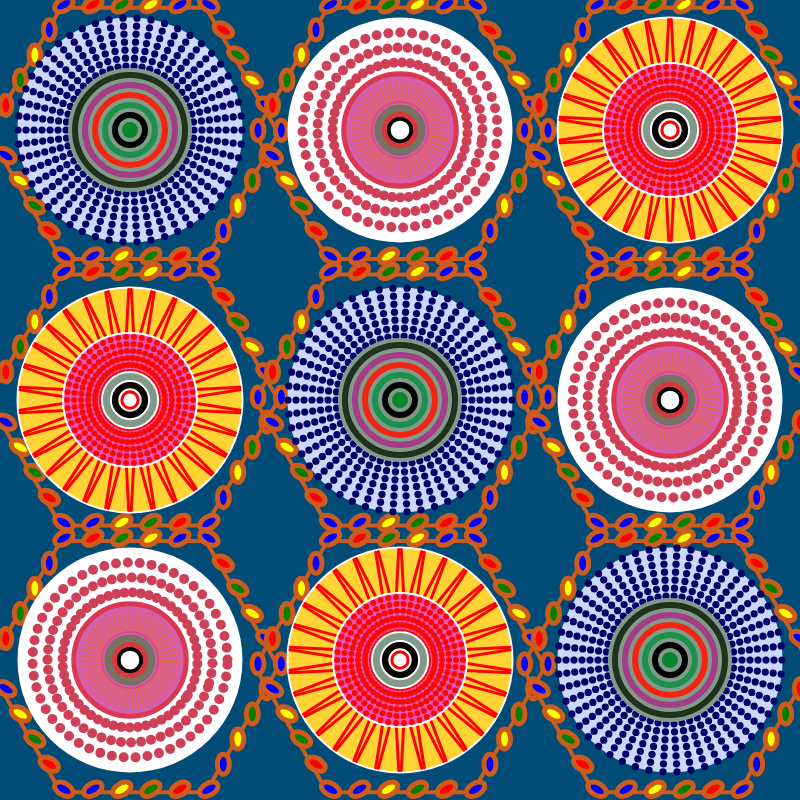
Frame 1 (no input)
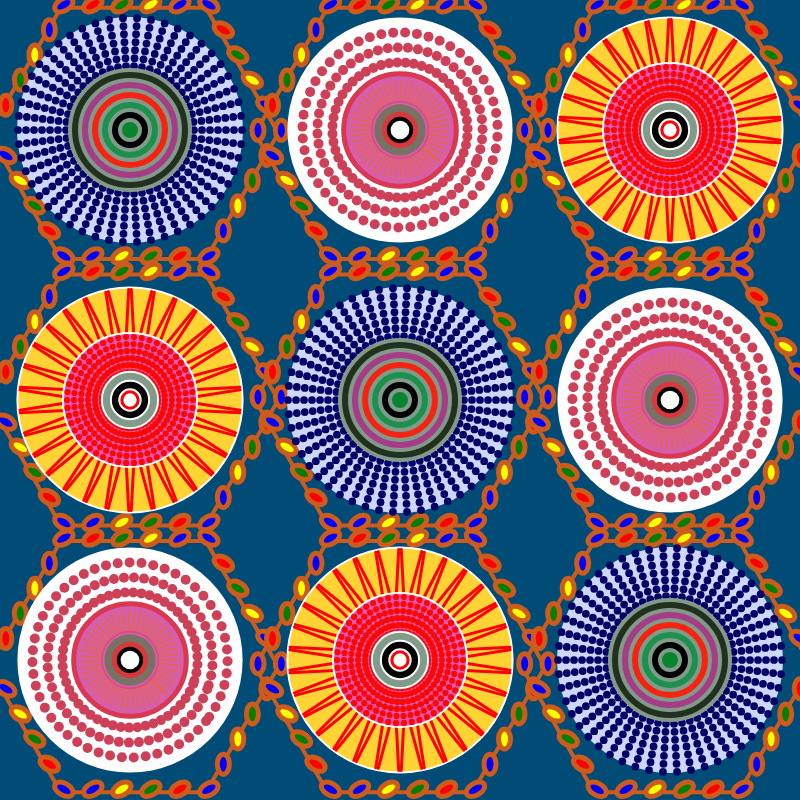
Frame 2 (the mouse pressed at the canvas centre, redrawn once)

The p5.js sketch that drew these frames (run headless with seeded random() and noise() and a simulated clock; the mouse was pressed at the canvas centre and the sketch redrawn once):

// p5.js sketch
// ── sketch.js
//Define glorbal variables
let circles = [];
let hexagonRadius = 145;
let circleSize = 225;
let animStep = 0;
let animDirection = 1;
let isAnimating = false;

function setup() {
  // Set up the canvas and initial state
  createCanvas(800, 800);
  noLoop(); // Prevent draw from looping until animation is toggled

  // Initialize circle properties for different patterns
  circles.push({ cx: 130, cy: 130, size: circleSize, pattern: "smallCircles" });
  circles.push({ cx: 400, cy: 130, size: circleSize, pattern: "defaultPattern" });
  circles.push({ cx: 670, cy: 130, size: circleSize, pattern: "ZigCircle"});
  circles.push({ cx: 130, cy: 400, size: circleSize, pattern: "ZigCircle"});
  circles.push({ cx: 400, cy: 400, size: circleSize, pattern: "smallCircles" });
  circles.push({ cx: 670, cy: 400, size: circleSize, pattern: "defaultPattern" });
  circles.push({ cx: 670, cy: 660, size: circleSize, pattern: "smallCircles" });
  circles.push({ cx: 400, cy: 660, size: circleSize, pattern: "ZigCircle"});
  circles.push({ cx: 130, cy: 660, size: circleSize, pattern: "defaultPattern" });
}

function draw() {
  // Set background in blue
  background(1, 76, 118);
  // Calculate size of each cell in the grid
  let cellSize = width / 3;

  // Draw a hexagon pattern for each cell in a 3x3 grid
  for (let row = 0; row < 3; row++) {
    for (let col = 0; col < 3; col++) {
      let offsetX = col * cellSize;
      let offsetY = row * cellSize;
      let cx = offsetX + cellSize / 2;
      let cy = offsetY + cellSize / 2;
     // Call the function to draw the hexagon pattern
      drawHexagonPattern(cx, cy);
    }
  }
  // Animate the circles 
  if (isAnimating) {
    animStep += animDirection * 0.1;
    if (animStep > 3 || animStep < -5) {
      animDirection *= -1;
    }
  }
 // Draw and animate each circle based on its predefined pattern
  for (let circle of circles) {
    switch (circle.pattern) {
      case "smallCircles":
        drawSmallCircles(circle.cx, circle.cy, circle.size + animStep);
        break;
      case "defaultPattern":
        drawCirclePattern(circle.cx, circle.cy, circle.size + animStep);
        break;
      case "ZigCircle":
        drawZigCircle(circle.cx, circle.cy, circle.size + animStep);
        break;
    }
  }
}

function mousePressed() {
   // Toggle the animation on mouse press
  isAnimating = !isAnimating;
  if (isAnimating) {
    loop();
  } else {
    noLoop();
  }
}

function drawHexagonPattern(cx, cy) {
  // Draw the hexagon and the circles on its sides
  let sides = 6;
  let circlePerSide = 5;
  let colors = ['blue', 'red', 'green', 'yellow'];

  beginShape();
  for (let i = 0; i < 6; i++) {
    let angle = TWO_PI / 6 * i;
    let x = cx + cos(angle) * hexagonRadius;
    let y = cy + sin(angle) * hexagonRadius;
    noFill()
    stroke(205, 91, 28)
    strokeWeight(4)
    vertex(x, y);
  }
  endShape(CLOSE);

  for (let i = 0; i < sides; i++) {
    let angle = TWO_PI / sides * i;
    let x = cx + cos(angle) * hexagonRadius;
    let y = cy + sin(angle) * hexagonRadius;
    for (let j = 0; j < circlePerSide; j++) {
      let angle2 = (TWO_PI / sides * (i+1));
      let x2 = (cx + cos(angle2) * hexagonRadius);
      let y2 = (cy + sin(angle2) * hexagonRadius);
      let vx = (x2 - x) * (j/circlePerSide);
      let vy = (y2 - y) * (j/circlePerSide);
      stroke(205, 91, 28);
      strokeWeight(5);
      fill(1, 76, 118)
      push();
      translate(x + vx + 3, y + vy - 3);
      rotate(angle);
      fill(colors[j % colors.length]);
      ellipse(0, 0, 12, 20);
      pop();
    }
  }
}

function drawSmallCircles(cx, cy, size) {
  let numSmallCircles = 50;
  let angleIncrement = 360 / numSmallCircles;
  let radii = [size / 2, 60, 50, 40, 30, 20, 10];
  let colors = [
    [205, 215, 251], [34, 49, 30], [164, 61, 134], 
    [246, 35, 16], [28, 145, 77], [0, 0, 0], [6, 133, 46]
  ];

  // Use frameCount to create an oscillating size effect
  let oscillatingSize = sin(frameCount * 0.05) * 5;

  push();
  fill(colors[0]);
  noStroke();
  ellipse(cx, cy, radii[0] * 2 + oscillatingSize);
  pop();

  for (let r = 0; r < size / 2; r += 8) {
    for (let j = 0; j < numSmallCircles; j++) {
      let angle = radians(j * angleIncrement);
      let x = cx + cos(angle) * r;
      let y = cy + sin(angle) * r;
      push();
      fill(4, 2, 101);
      noStroke();
      ellipse(x, y, 7 + oscillatingSize); // Adding the oscillation to each circle size
      pop();
    }
  }

  for (let i = 1; i < radii.length; i++) {
    push();
    fill(colors[i]);
    stroke(130, 154, 138);
    strokeWeight(4);
    ellipse(cx, cy, radii[i] * 2);
    pop();
  }
}

function drawCirclePattern(cx, cy, size) {
  noStroke();
  fill(255);
  ellipse(cx, cy, size, size);

  fill(206, 64, 87);
  for (let j = 0; j < 5; j++) {
    let ps = circlePoints({ x: cx, y: cy }, size - (j + 1) * 30);
    for (let i = 0; i < ps.length; i++) {
      ellipse(ps[i].x, ps[i].y, 10, 10);
    }
  }

  fill(213, 94, 173);
  stroke(217, 56, 79);
  strokeWeight(5);
  ellipse(cx, cy, size / 2);
  strokeWeight(2);
  stroke(227, 102, 82);
  let ps = circlePoints({ x: cx, y: cy }, size / 2 - 15);
  for (let i = 0; i < ps.length; i++) {
    line(ps[i].x, ps[i].y, cx, cy);
  }

  stroke(216, 77, 135);
  ellipse(cx, cy, size / 4);
  noStroke();
  fill(119, 114, 99);
  ellipse(cx, cy, size / 4 - 5);
  fill(218, 55, 61);
  ellipse(cx, cy, size / 4 - 20);
  fill(0);
  ellipse(cx, cy, size / 4 - 30);
  fill(89, 156, 83);
  ellipse(cx, cy, size / 4 - 45);
  fill(255);
  ellipse(cx, cy, size / 4 - 75);
}

function circlePoints(center, diameter) {
  let points = [];
  let radius = diameter / 2;
  let x, y, angle;
  let s = random(0, 45);
  for (let i = s; i <= 360 + s; i += 7) {
    angle = radians(i);
    x = center.x + radius * cos(angle);
    y = center.y + radius * sin(angle);
    points.push({ x, y });
  }
  return points;
}

function drawZigCircle(cx, cy, size) {
  fill(255, 211, 52); 
  stroke(255, 255, 255); 
  ellipse(cx, cy, size);

  // Radiating zigzag lines on top of the yellow circle
  drawRadialZigzag(cx, cy, 10, 30, 73, -1); // Inner zigzag
  drawRadialZigzag(cx, cy, 10, 30, 73, 1); // Outer zigzag
  
  // Pink circle with pattern inside
  fill(234, 84, 184); // Set the fill color to pink
  ellipse(cx, cy, size * 0.595);

  // Draw small red circles
  drawRedCircles(cx, cy, size * 0.3, 50);
  
  // Green outer circle
  fill(130, 154, 138);
  ellipse(cx, cy, size * 0.25);
  
  // Black outer circle
  fill(0);
  ellipse(cx, cy, size * 0.17);
  
  // Red middle circle
  fill(255, 0, 0);
  ellipse(cx, cy, size * 0.095);
  
  // White center circle
  fill(255);
  ellipse(cx, cy, size * 0.05);
}

function drawRadialZigzag(cx, cy, radius, segments, zigzagLength, direction) {
  push();
  stroke(255, 0, 0); // Red color for zigzag
  strokeWeight(3);
  let angleIncrement = TWO_PI / segments;

  for (let angle = 0; angle < TWO_PI; angle += angleIncrement) {
    let xStart = cx + radius * cos(angle);
    let yStart = cy + radius * sin(angle);
    let xEnd = cx + (radius + zigzagLength) * cos(angle);
    let yEnd = cy + (radius + zigzagLength) * sin(angle);
    if (int(angle / angleIncrement) % 2 == 0) {
      xEnd += direction * zigzagLength * cos(angle + HALF_PI);
      yEnd += direction * zigzagLength * sin(angle + HALF_PI);
    } else {
      xEnd -= direction * zigzagLength * cos(angle + HALF_PI);
      yEnd -= direction * zigzagLength * sin(angle + HALF_PI);
    }
    line(xStart, yStart, xEnd, yEnd);
  }
  pop();
}

function drawRedCircles(centerX, centerY, bigCircleRadius, numSmallCircles) {
  let angleIncrement = 360 / numSmallCircles;
  for (let r = 0; r < bigCircleRadius; r += 7) {
    for (let i = 0; i < numSmallCircles; i++) {
      let angle = radians(i * angleIncrement);
      let x = centerX + cos(angle) * r;
      let y = centerY + sin(angle) * r;
      push();
      fill(247, 10, 4); // Red fill for small dots
      noStroke(); // No border for the small dots
      // Use animStep to vary the size of the red circles
      ellipse(x, y, 6 + animStep);
      pop();
    }
  }
}


function drawHexagonPattern(cx, cy) {
  // Draw the hexagon and the circles on its sides
  let sides = 6;
  let circlePerSide = 5;
  let colors = ['blue', 'red', 'green', 'yellow'];

  beginShape();
  for (let i = 0; i < 6; i++) {
    let angle = TWO_PI / 6 * i;
    let x = cx + cos(angle) * hexagonRadius;
    let y = cy + sin(angle) * hexagonRadius;
    noFill()
    stroke(205, 91, 28)
    strokeWeight(4)
    vertex(x, y);
  }
  endShape(CLOSE);

  for (let i = 0; i < sides; i++) {
    let angle = TWO_PI / sides * i;
    let x = cx + cos(angle) * hexagonRadius;
    let y = cy + sin(angle) * hexagonRadius;
    for (let j = 0; j < circlePerSide; j++) {
      let angle2 = (TWO_PI / sides * (i+1));
      let x2 = (cx + cos(angle2) * hexagonRadius);
      let y2 = (cy + sin(angle2) * hexagonRadius);
      let vx = (x2 - x) * (j/circlePerSide);
      let vy = (y2 - y) * (j/circlePerSide);
      stroke(205, 91, 28);
      strokeWeight(5);
      fill(1, 76, 118)
      push();
      translate(x + vx + 3, y + vy - 3);
      rotate(angle);
      fill(colors[j % colors.length]);
      ellipse(0, 0, 12, 20);
      pop();
    }
  }
}

function drawSmallCircles(cx, cy, size) {
  let numSmallCircles = 50;
  let angleIncrement = 360 / numSmallCircles;
  let radii = [size / 2, 60, 50, 40, 30, 20, 10];
  let colors = [
    [205, 215, 251], [34, 49, 30], [164, 61, 134], 
    [246, 35, 16], [28, 145, 77], [0, 0, 0], [6, 133, 46]
  ];

  // Use frameCount to create an oscillating size effect
  let oscillatingSize = sin(frameCount * 0.05) * 5;

  push();
  fill(colors[0]);
  noStroke();
  ellipse(cx, cy, radii[0] * 2 + oscillatingSize);
  pop();

  for (let r = 0; r < size / 2; r += 8) {
    for (let j = 0; j < numSmallCircles; j++) {
      let angle = radians(j * angleIncrement);
      let x = cx + cos(angle) * r;
      let y = cy + sin(angle) * r;
      push();
      fill(4, 2, 101);
      noStroke();
      ellipse(x, y, 7 + oscillatingSize); // Adding the oscillation to each circle size
      pop();
    }
  }
  for (let i = 1; i < radii.length; i++) {
    push();
    fill(colors[i]);
    stroke(130, 154, 138);
    strokeWeight(4);
    ellipse(cx, cy, radii[i] * 2);
    pop();
  }
}

function drawCirclePattern(cx, cy, size) {
  noStroke();
  fill(255);
  ellipse(cx, cy, size, size);

  fill(206, 64, 87);
  for (let j = 0; j < 5; j++) {
    let ps = circlePoints({ x: cx, y: cy }, size - (j + 1) * 30);
    for (let i = 0; i < ps.length; i++) {
      ellipse(ps[i].x, ps[i].y, 10, 10);
    }
  }

  fill(213, 94, 173);
  stroke(217, 56, 79);
  strokeWeight(5);
  ellipse(cx, cy, size / 2);
  strokeWeight(2);
  stroke(227, 102, 82);
  let ps = circlePoints({ x: cx, y: cy }, size / 2 - 15);
  for (let i = 0; i < ps.length; i++) {
    line(ps[i].x, ps[i].y, cx, cy);
  }

  stroke(216, 77, 135);
  ellipse(cx, cy, size / 4);
  noStroke();
  fill(119, 114, 99);
  ellipse(cx, cy, size / 4 - 5);
  fill(218, 55, 61);
  ellipse(cx, cy, size / 4 - 20);
  fill(0);
  ellipse(cx, cy, size / 4 - 30);
  fill(89, 156, 83);
  ellipse(cx, cy, size / 4 - 45);
  fill(255);
  ellipse(cx, cy, size / 4 - 75);
}

function circlePoints(center, diameter) {
  let points = [];
  let radius = diameter / 2;
  let x, y, angle;
  let s = random(0, 45);
  for (let i = s; i <= 360 + s; i += 7) {
    angle = radians(i);
    x = center.x + radius * cos(angle);
    y = center.y + radius * sin(angle);
    points.push({ x, y });
  }
  return points;
}

function drawZigCircle(cx, cy, size) {
  // Yellow circle in the background
  fill(255, 211, 52); // Set the fill color to yellow
  stroke(255, 255, 255); // No border for the circle
  ellipse(cx, cy, size);

  // Radiating zigzag lines on top of the yellow circle
  drawRadialZigzag(cx, cy, 10, 30, 73, -1); // Inner zigzag
  drawRadialZigzag(cx, cy, 10, 30, 73, 1); // Outer zigzag
  
  // Pink circle with pattern inside
  fill(234, 84, 184); // Set the fill color to pink
  ellipse(cx, cy, size * 0.595);

  // Draw small red circles
  drawRedCircles(cx, cy, size * 0.3, 50);
  
  // Green outer circle
  fill(130, 154, 138);
  ellipse(cx, cy, size * 0.25);
  
  // Black outer circle
  fill(0);
  ellipse(cx, cy, size * 0.17);
  
  // Red middle circle
  fill(255, 0, 0);
  ellipse(cx, cy, size * 0.095);
  
  // White center circle
  fill(255);
  ellipse(cx, cy, size * 0.05);
}

function drawRadialZigzag(cx, cy, radius, segments, zigzagLength, direction) {
  push();
  stroke(255, 0, 0); // Red color for zigzag
  strokeWeight(3);
  let angleIncrement = TWO_PI / segments;

  for (let angle = 0; angle < TWO_PI; angle += angleIncrement) {
    let xStart = cx + radius * cos(angle);
    let yStart = cy + radius * sin(angle);
    let xEnd = cx + (radius + zigzagLength) * cos(angle);
    let yEnd = cy + (radius + zigzagLength) * sin(angle);
    if (int(angle / angleIncrement) % 2 == 0) {
      xEnd += direction * zigzagLength * cos(angle + HALF_PI);
      yEnd += direction * zigzagLength * sin(angle + HALF_PI);
    } else {
      xEnd -= direction * zigzagLength * cos(angle + HALF_PI);
      yEnd -= direction * zigzagLength * sin(angle + HALF_PI);
    }
    line(xStart, yStart, xEnd, yEnd);
  }
  pop();
}


function drawRedCircles(centerX, centerY, bigCircleRadius, numSmallCircles) {
  let angleIncrement = 360 / numSmallCircles;
  for (let r = 0; r < bigCircleRadius; r += 7) {
    for (let i = 0; i < numSmallCircles; i++) {
      let angle = radians(i * angleIncrement);
      let x = centerX + cos(angle) * r;
      let y = centerY + sin(angle) * r;
      push();
      fill(247, 10, 4); // Red fill for small dots
      noStroke(); // No border for the small dots
      // Use animStep to vary the size of the red circles
      ellipse(x, y, 6 + animStep);
      pop();
    }
  }
}
